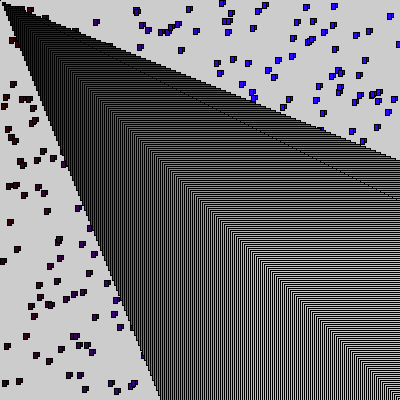
Frame 1 (no input)
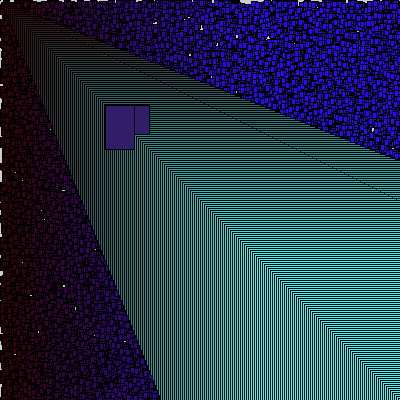
Frame 60 (the mouse pressed at the canvas centre just before this capture)
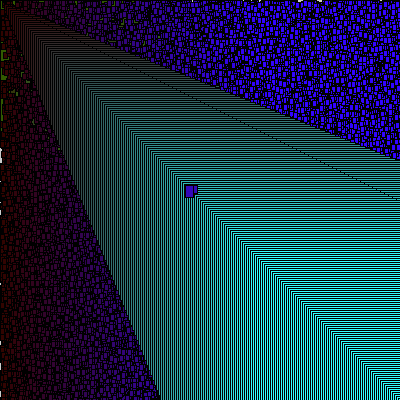
Frame 120 (the mouse held since frame 60 and released just before this capture)

The Processing sketch that drew these frames (run headless with seeded random() and noise(); from frame 60 on, the mouse is pressed at the canvas centre):

// Processing sketch: processing_98994
// ── processing_98994.pde

void setup(){
  size(400,400);
  
}
int o=400;
int co=5;
void draw(){
  frameRate(12);
  for(int i=0; i<400; i=i+1){
    float ez = random(400);
    theHook(i, 4, ez);}
  for(int t=0;t<400;t=t+2){
  theHook(t,t,t);}
 float coo = random(100);
  theHook(o, coo, o);
  o=o-co;
  if((o<0)||(o>=400)){
    co=co*-1;
  }
}

void theHook(float x, float y, float z){
  fill(50,y,x);
  rect(x,z,y+(y/2),y);
  rect(x,z,y,y+(y/2));
}
